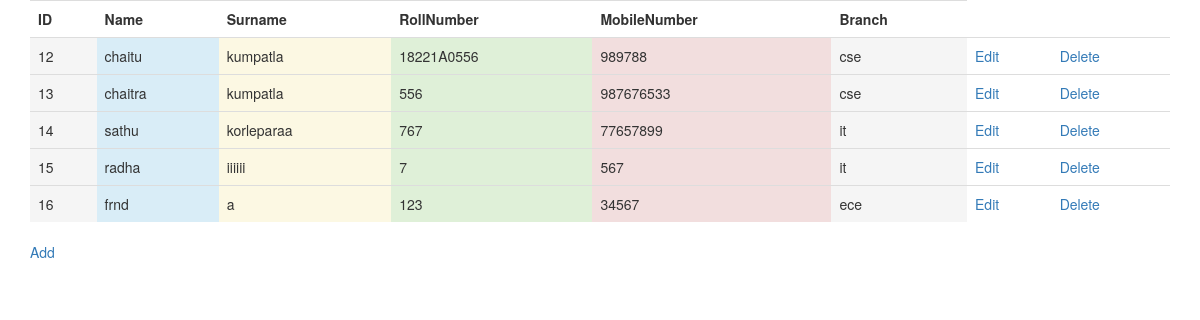
The page /show_data on the database its author committed.
### project_database.py (models this page shows)
class Register(Base):
	__tablename__='register'
	id=Column(Integer,primary_key=True)
	name=Column(String(200),nullable=False)
	surname=Column(String(100),nullable=False)
	roll_no=Column(String(30),nullable=False)
	mobile=Column(String(30),nullable=False)
	branch=Column(String(50),nullable=False)

### main.py (the view)
@app.route("/show_data")
def showData():
	register=session.query(Register).all()
	return render_template('show.html',register=register)

### templates/show.html (shortened to what this page needs)
<!DOCTYPE html>
<html>
<head>
  <link rel="stylesheet" href="https://maxcdn.bootstrapcdn.com/bootstrap/3.4.0/css/bootstrap.min.css">
</head>
<body>
	<div class="container">
	<table class="table">
		<tr>
			<th>ID</th>
			<th>Name</th>
			<th>Surname</th>
			<th>RollNumber</th>
			<th>MobileNumber</th>
			<th>Branch</th>
		</tr>
		{% for r in register %}
		<tr>
			<td class="active">{{r.id}}</td>
			<td class="info">{{r.name}}</td>
			<td class="warning">{{r.surname}}</td>
			<td class="success">{{r.roll_no}}</td>
			<td class="danger">{{r.mobile}}</td>
			<td class="active">{{r.branch}}</td>
			<td><a href="{{url_for('editData',register_id=r.id)}}">
			Edit</a></td>
			<td><a href="{{url_for('deleteData',register_id=r.id)}}">Delete</a></td>
		</tr>
		{% endfor %}
	</table>
	<a href="{{url_for('addData')}}">Add</a>
</body>
</html>

### rows shown on the page
Register: id "12", name "chaitu", surname "kumpatla", roll_no "18221A0556", mobile "989788", branch "cse"
Register: id "13", name "chaitra", surname "kumpatla", roll_no "556", mobile "987676533", branch "cse"
Register: id "14", name "sathu", surname "korleparaa", roll_no "767", mobile "77657899", branch "it"
Register: id "15", name "radha", surname "iiiiii", roll_no "7", mobile "567", branch "it"
Register: id "16", name "frnd", surname "a", roll_no "123", mobile "34567", branch "ece"
